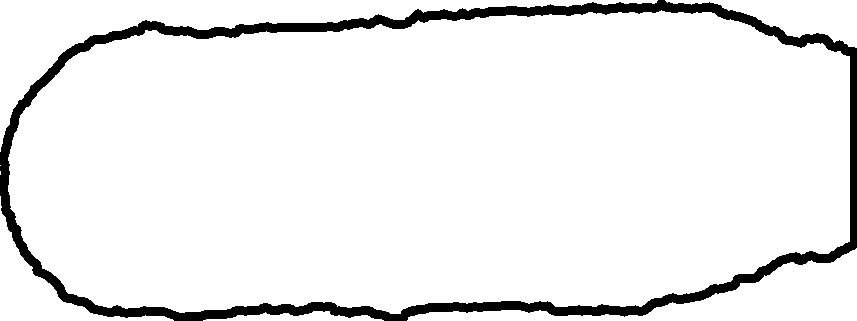
#> input picture ImageProcessing/pill_shapes/trial2/trial2-front_extract.jpg, 857 x 321 px, given in place of capsule2-front_grabcut.jpg, which was not available
$ python process_image.py
#> lines starting #> are read from the running program, lines starting #| are printed output that depends on the picture; after the words box and inside, x2 and y2 are one past the last pixel; in counts of white or black regions, pixels touching at a corner belong together; pictures that were not available may be replaced by others from this repository, and a replacement may not be noted
import cv2
import numpy as np


img = cv2.imread('pill_shapes/capsule2/capsule2-front_grabcut.jpg')
#> img is the input picture: shape (321, 857, 3); min 0, max 255, mean 237.3
cv2.imshow("Original image",img)

# img = cv2.fastNlMeansDenoisingColored(img,None,10,10,7,21)
# cv2.imshow(" image",img)
# CLAHE (Contrast Limited Adaptive Histogram Equalization)
clahe = cv2.createCLAHE(clipLimit=50., tileGridSize=(8,8))

lab = cv2.cvtColor(img, cv2.COLOR_BGR2LAB)  # convert from BGR to LAB color space
#> lab: shape (321, 857, 3); mean of channels 0, 1, 2 237.3, 128, 128
l, a, b = cv2.split(lab)  # split on 3 different channels
#> a: shape (321, 857); every value is 128

l2 = clahe.apply(l)  # apply CLAHE to the L-channel
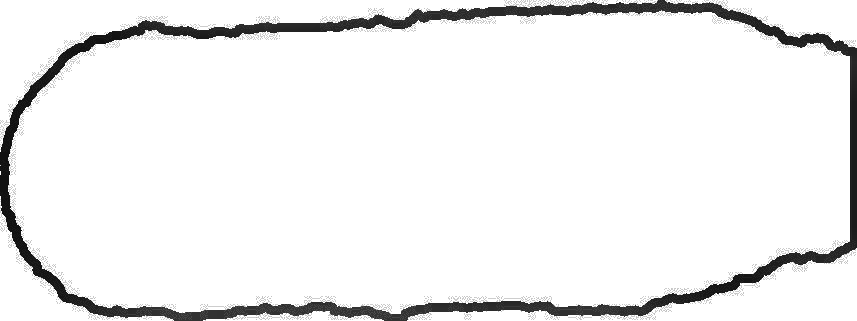
#> l2: shape (321, 857); min 16, max 255, mean 238.9

lab = cv2.merge((l2,a,b))  # merge channels
#> lab: shape (321, 857, 3); mean of channels 0, 1, 2 238.9, 128, 128
img2 = cv2.cvtColor(lab, cv2.COLOR_LAB2BGR)  # convert from LAB to BGR
cv2.imshow('Increased contrast', img2)


dst = cv2.fastNlMeansDenoisingColored(img2,None,30,30,7,21)
cv2.imshow(' contrast', dst)


# cv2.imwrite('sunset_modified.jpg', img2)

def display(name, img):
    cv2.imshow(name, img)
    cv2.waitKey(0)


def LAB_delta(delta, img):
    h, w = img.shape[:2]
    for i in range(h):
        for j in range(w):
            img[i][j][0] += delta
    # return img


img = img2.copy()
# img = cv2.cvtColor(img, cv2.COLOR_BGR2LAB)
# LAB_delta(80,img)

height, width = img.shape[:2]
#> height = 321; width = 857
mask = np.zeros(img.shape[:2], np.uint8)

bgdModel = np.zeros((1, 65), np.float64)
fgdModel = np.zeros((1, 65), np.float64)

rect = (5, 5, img.shape[1] - 5, img.shape[0] - 5)
#> rect = (5, 5, 852, 316)
cv2.grabCut(img, mask, rect, bgdModel, fgdModel, 5, cv2.GC_INIT_WITH_RECT)
mask2 = np.where((mask == 2) | (mask == 0), 0, 1).astype('uint8')
img = img * mask2[:, :, np.newaxis]
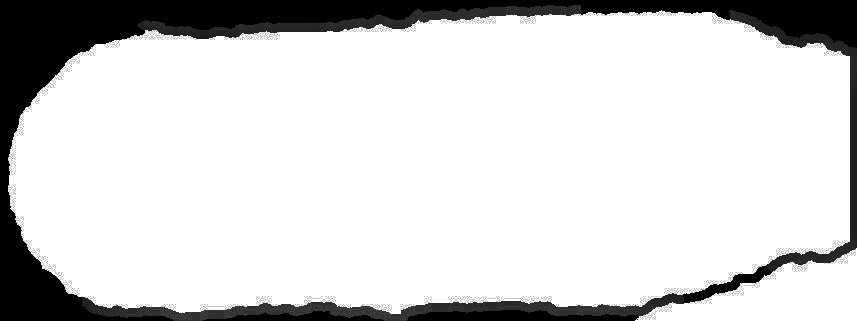
#> img: shape (321, 857, 3); mean B, G, R 212.9, 212.9, 212.9


Z = img.reshape((-1,3))

# convert to np.float32
Z = np.float32(Z)

# define criteria, number of clusters(K) and apply kmeans()
criteria = (cv2.TERM_CRITERIA_EPS + cv2.TERM_CRITERIA_MAX_ITER, 10, 1.0)
K = 2
ret,label,center=cv2.kmeans(Z,K,None,criteria,10,cv2.KMEANS_RANDOM_CENTERS)
#> ret = 88706078.6; center = [[254.9, 254.9, 254.9], [11.85, 11.89, 11.86]]
# Now convert back into uint8, and make original image
center = np.uint8(center)
#> center = [[254, 254, 254], [11, 11, 11]]
res = center[label.flatten()]
res2 = res.reshape((img.shape))
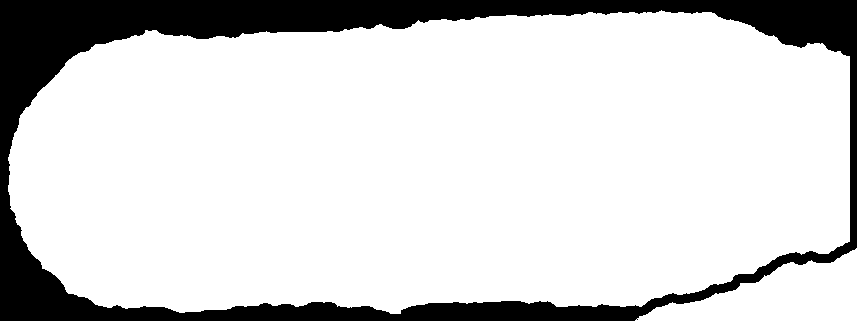
#> res2: shape (321, 857, 3); values 11 (black) and 254 (white), 83% white; 1 black region, box (x1, y1, x2, y2) and area: (0, 0, 857, 321) 46845

cv2.imshow('res2',res2)
cv2.imwrite('trial_5.jpg', res2)
cv2.waitKey(0)
cv2.destroyAllWindows()


# import numpy as np
# import cv2
#
# img = cv2.imread('pill_shapes/trial2/trial2_front.jpg')
# Z = img.reshape((-1,3))
#
# # convert to np.float32
# Z = np.float32(Z)
#
# # define criteria, number of clusters(K) and apply kmeans()
# criteria = (cv2.TERM_CRITERIA_EPS + cv2.TERM_CRITERIA_MAX_ITER, 10, 1.0)
# K = 5
# ret,label,center=cv2.kmeans(Z,K,None,criteria,10,cv2.KMEANS_RANDOM_CENTERS)
# print(ret,label,center)
# # Now convert back into uint8, and make original image
# center = np.uint8(center)
# res = center[label.flatten()]
# res2 = res.reshape((img.shape))
#
# cv2.imshow('res2',res2)
# cv2.imwrite('trial_5.jpg', res2)
# cv2.waitKey(0)
# cv2.destroyAllWindows()


# from PIL import Image
# import PIL.ImageOps
# import pytesseract
# import argparse
# import cv2
# import os
# import numpy as np
#
# ap = argparse.ArgumentParser()
# ap.add_argument("-i", "--image", required=True,
#                 help="path to input image to be OCR'd")
# ap.add_argument("-p", "--preprocess", type=str, default="thresh",
#                 help="type of preprocessing to be done")
# args = vars(ap.parse_args())
#
# # load the example image and convert it to grayscale
# # print(args["image"])
#
# filename = args["image"]
# im_orig = cv2.imread(filename)
#
# im_lab = cv2.cvtColor(im_orig, cv2.COLOR_BGR2LAB)
#
# im_orig = cv2.cvtColor(im_orig, cv2.COLOR_BGR2GRAY)
# cv2.imshow("Image", im_orig)
# # im_orig = cv2.imread(filename,1)
#
# im = Image.open(filename)
# R, G, B = im.convert('RGB').split()
# r = R.load()
# g = G.load()
# b = B.load()
# w, h = im.size
#
#
# # Convert non-black pixels to white
# for i in range(w):
#     for j in range(h):
#         # if(r[i, j] >= 100 or g[i, j] >= 100 or b[i, j] >= 100):
#         #     r[i, j] = 255 # Just change R channel
#
#         print("\n", im_lab[i][j])
#
#         if(r[i, j] + g[i, j] + b[i, j] >= 505):
#             r[i, j] = 255 # Just change R channel
#         elif(r[i, j] + g[i, j] + b[i, j] >= 490):
#             r[i, j] = 105
#         else:
#             r[i, j] = 0
#
# # Merge just the R channel as all channels
# im = Image.merge('RGB', (R, R, R))
#
# im.save("new.png")
#
#
# #
# #
# # image = cv2.imread("new.png")
# #
# # gray = cv2.cvtColor(image, cv2.COLOR_BGR2GRAY)
# #
# # # gray = cv2.adaptiveThreshold(gray,255,cv2.ADAPTIVE_THRESH_GAUSSIAN_C,
# # #             cv2.THRESH_BINARY,11,2)
# #
# # file2 = "{}.png".format(os.getpid())
# # cv2.imwrite(file2, gray)
# #
# #
# # config = ('--tessdata-dir "./" -l eng --oem 1 psm 3')
# # text = pytesseract.image_to_string(Image.open(file2),config=config)
# # # text = pytesseract.image_to_string(gray, config=config)
# # os.remove(file2)
# # os.remove("new.png")
# # print(text)
#
# # # show the output images
# # cv2.imshow("Output", gray)
# # cv2.waitKey(0)

$ run again, on ImageProcessing/pill_shapes/trial2/trial2-front_grabcut.jpg
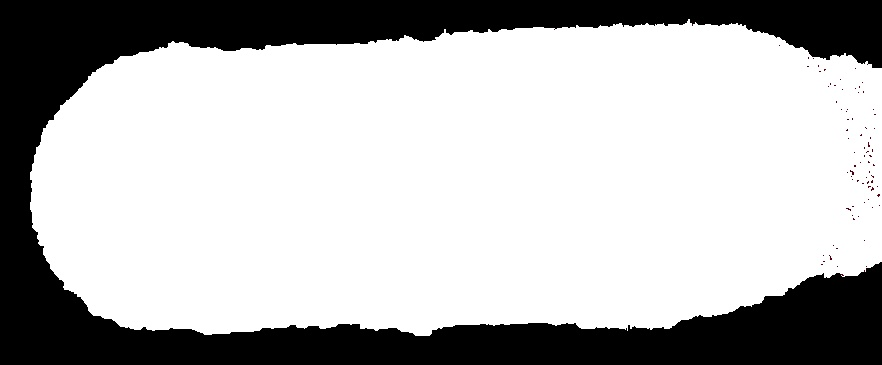
#> input picture ImageProcessing/pill_shapes/trial2/trial2-front_grabcut.jpg, 882 x 365 px, given in place of capsule2-front_grabcut.jpg, which was not available
#> img is the input picture: shape (365, 882, 3); mean B, G, R 182.5, 182.5, 182.5
#> `l2 = clahe.apply(l)`:
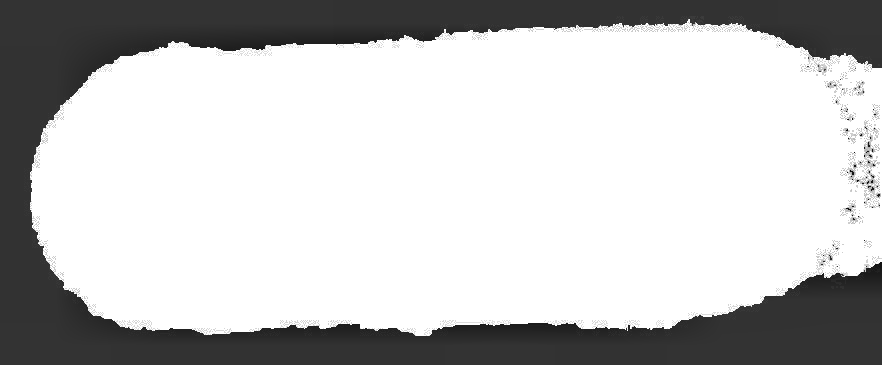
#> l2: shape (365, 882); min 9, max 255, mean 195.4
#> `img = img * mask2[:, :, np.newaxis]`:
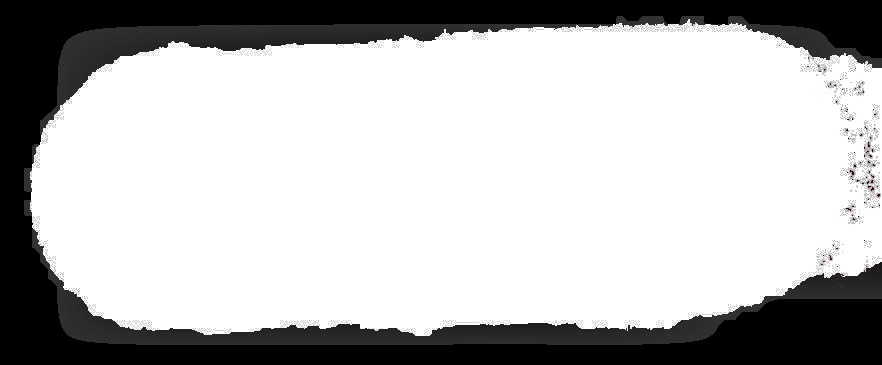
#> img: shape (365, 882, 3); mean B, G, R 185.4, 185.4, 185.4
#> `ret,label,center=cv2.kmeans(Z,K,None,criteria,10,cv2.KMEANS_RANDOM_CEN..`: ret = 154144631.4; center = [[254.5, 254.5, 254.5], [13.13, 13.17, 13.17]]
#> `center = np.uint8(center)`: center = [[254, 254, 254], [13, 13, 13]]
#> res2: shape (365, 882, 3); values 13 (black) and 254 (white), 71.6% white; 77 black regions (76 under 20 px), largest, box (x1, y1, x2, y2) and area: (0, 0, 882, 365) 91324
